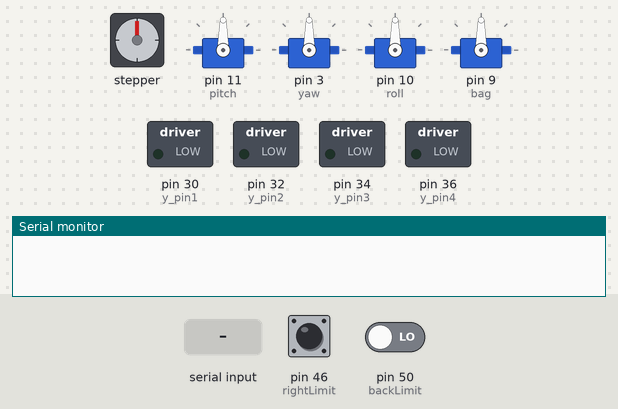
Simulated run of this sketch. Board: Arduino Mega 2560, built with avr-gcc and run on an emulated ATmega2560. On the bench: stepper motor, 4 × servo, switched loads named in the sketch (green lamp = pin HIGH), the last lines printed to the serial monitor. Wiring (inferred from the names in the program): stepper motor (2048 steps per turn assumed): coils pin 22, pin 24, pin 26, pin 28. Inputs (shaded band) come from the test bench; at power-on: pin 46 (rightLimit) LOW, pin 50 (backLimit) LOW. Pins used as bus, display or sensor lines are not drawn.

Above: at 1.2 s.
1.3 s: "i" received over the second serial link
At 1.7 s:
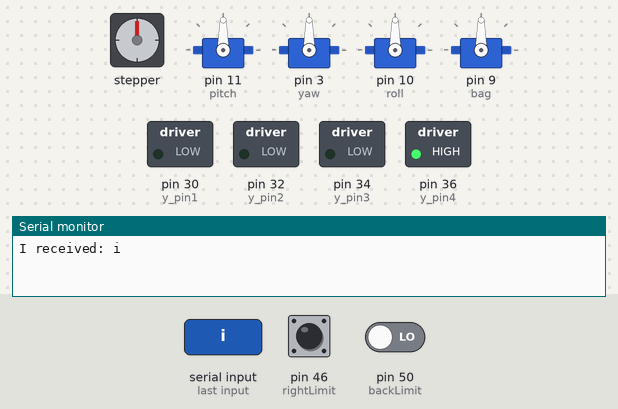
2.8 s: "k" received over the second serial link
At 4.0 s:
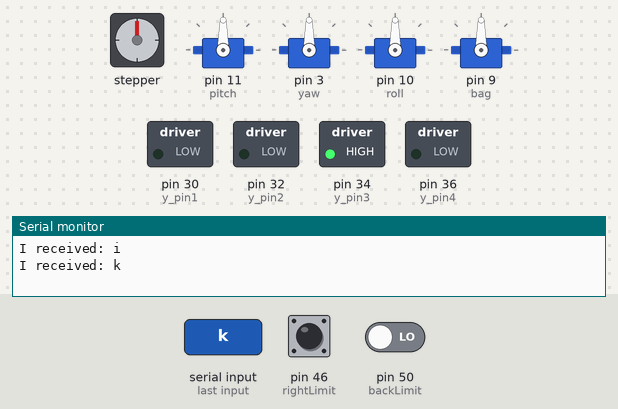
4.3 s: "t" received over the second serial link
At 4.6 s:
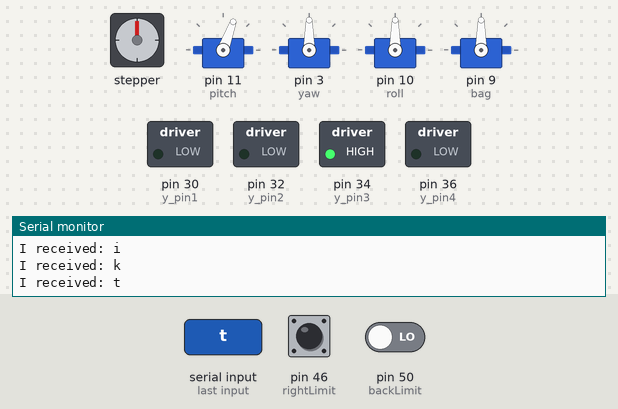
5.8 s: "y" received over the second serial link
At 7.0 s:
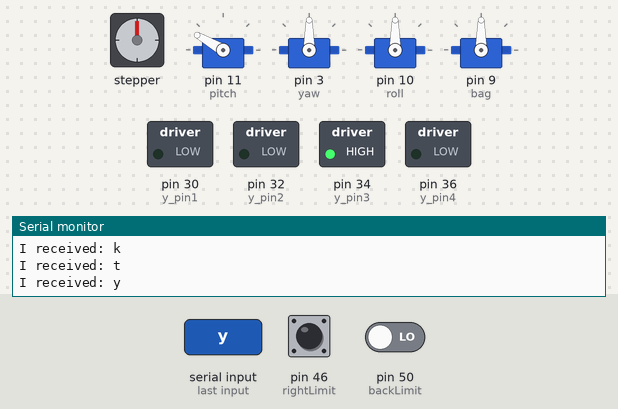
7.3 s: "p" received over the second serial link
At 13.2 s:
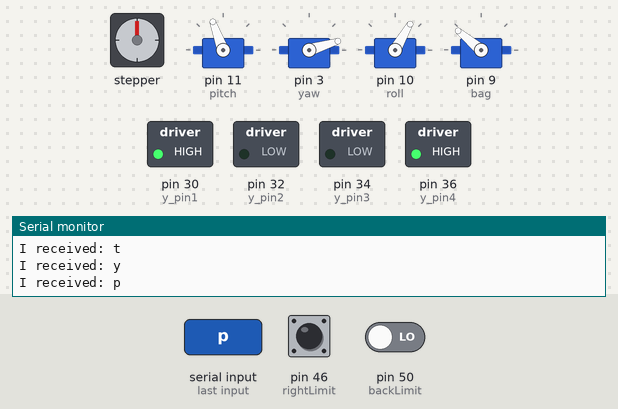
13.3 s: "z" received over the second serial link
At 14.9 s:
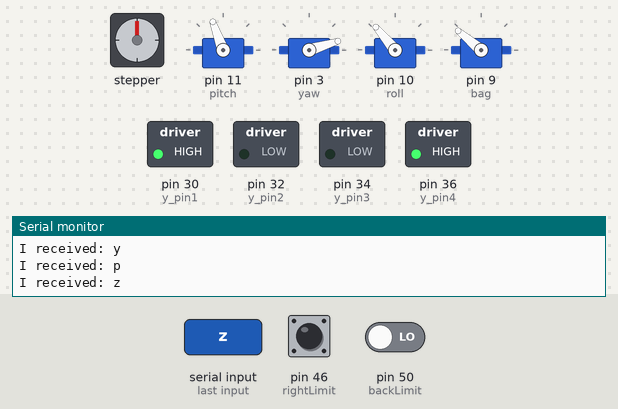
Timing chart, 0 to 16.0 s (numbered marks = the images above; inputs shaded):
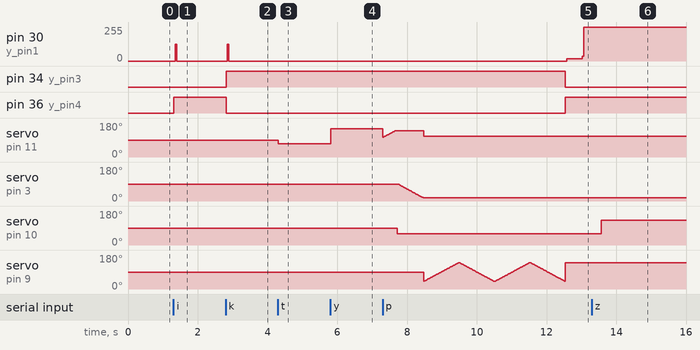

Measured:
- after the input at 1.3 s, pin 30 (y_pin1): 0/255 → 125/255 after 0.05 s, → 0/255 0.04 s later; pin 36 (y_pin4): LOW → HIGH at once
- after the input at 2.8 s, pin 30 (y_pin1): 0/255 → 125/255 after 0.05 s, → 0/255 0.04 s later; pin 34 (y_pin3): LOW → HIGH at once; pin 36 (y_pin4): HIGH → LOW at once
- after the input at 4.3 s, servo on pin 11 (pitch): 90° → 70° at once
- after the input at 5.8 s, servo on pin 11 (pitch): 70° → 150° at once
- after the input at 7.3 s, pin 30 (y_pin1): 0/255 → 16/255 after 5.3 s, → 255/255 0.44 s later; pin 34 (y_pin3): HIGH → LOW after 5.2 s; pin 36 (y_pin4): LOW → HIGH after 5.2 s; servo on pin 11 (pitch): ramps from 105° to 140° and jumps back, once every 1.2 s; servo on pin 3 (yaw): moves from 90° to 17° over 0.69 s, starting after 0.47 s
- after the input at 13.3 s, servo on pin 10 (roll): 60° → 130° after 0.27 s

The sketch:

robotCode.ino
```cpp
#include <Stepper.h>
#include <Servo.h>


Servo pitch;  // create a servo object
Servo roll;  // create a servo object
Servo yaw;  // create a servo object
Servo bag;  // create a servo object

int pos = 90;
int poss;
// ************ Document what has been added in sections
//********** 1) originPosition ::: this zero and finds xMin and yMin for the area
//**** 2) maxPosition:: find xMax and yMax in step size
// **** bool xyMove::: moves the steppers to given xy step position and direction
const int x_pin1 = 22; // +PLS Pin1
const int x_pin2 = 24; // -PLS Pin2
const int x_pin3 = 26; // +DIR Pin3
const int x_pin4 = 28; // -DIR Pin4

const int y_pin1 = 30;
const int y_pin2 = 32;
const int y_pin3 = 34;
const int y_pin4 = 36;

const int frontLimit = 44;
const int leftLimit = 48;
const int backLimit = 50;
const int rightLimit = 46;

int frontState = 0;// variable for reading the pushbutton status
int leftState = 0;
int backState = 0;
int rightState = 0;

const int waitPin = 52;
int waitState;

int stepSpeed = 500; // current step speed in microseconds
int stepSize = 40;
int stepCount = 0;

// strings will be recorded inside this variable when we receive from bluetooth
char joyNow ;
//String upComingDataString = "000,000";

void setup() {

  pitch.attach(11);
  yaw.attach(3);
  roll.attach(10);
  bag.attach(9);

  pinMode(x_pin1, OUTPUT);
  pinMode(x_pin2, OUTPUT);
  pinMode(x_pin3, OUTPUT);
  pinMode(x_pin4, OUTPUT);
  pinMode(y_pin1, OUTPUT);
  pinMode(y_pin2, OUTPUT);
  pinMode(y_pin3, OUTPUT);
  pinMode(y_pin4, OUTPUT);

  pinMode(frontLimit, INPUT);
  pinMode(leftLimit, INPUT);
  pinMode(backLimit, INPUT);
  pinMode(rightLimit, INPUT);

  pinMode(waitPin, INPUT);


  Serial.begin(9600);
  Serial1.begin(9600);

}


void loop() {

  if (Serial1.available() > 0 )
  {

    joyNow = Serial1.read();


    // say what you got:
     Serial.print("I received: ");
     Serial.println(joyNow);
    // delay 10 milliseconds to allow Serial update time
    delay(10);

    if (joyNow == 'i'){
    digitalWrite(y_pin3, LOW);
    digitalWrite(y_pin4, HIGH);
    int test_i = 0;
    joyNow = Serial1.read();

      while(stepCount <= stepSize){
      digitalWrite(y_pin1,HIGH);
      delayMicroseconds(stepSpeed);
      digitalWrite(y_pin1,LOW);
      stepCount ++;
    }
    stepCount = 0;
    }

   else if (joyNow == 'k'){
    digitalWrite(y_pin3, HIGH);
    digitalWrite(y_pin4, LOW);
    joyNow = Serial1.read();

      while(stepCount <= stepSize){
      digitalWrite(y_pin1,HIGH);
      delayMicroseconds(stepSpeed);
      digitalWrite(y_pin1,LOW);
      stepCount ++;
    }
    stepCount = 0;
      }

  else if (joyNow == 'j'){
    digitalWrite(x_pin3, HIGH);
    digitalWrite(x_pin4, LOW);
    joyNow = Serial1.read();

      while(stepCount <= stepSize){
      digitalWrite(x_pin1,HIGH);
      delayMicroseconds(stepSpeed);
      digitalWrite(x_pin1,LOW);
      stepCount ++;
    }
    stepCount = 0;
      }

  else if (joyNow == 'l'){
    digitalWrite(x_pin3, LOW);
    digitalWrite(x_pin4, HIGH);
    joyNow = Serial1.read();

      while(stepCount <= stepSize){
      digitalWrite(x_pin1,HIGH);
      delayMicroseconds(stepSpeed);
      digitalWrite(x_pin1,LOW);
      stepCount ++;
    }
    stepCount = 0;
      }

   else if (joyNow == 't'){
    pitch.write(70);
   }


   else if (joyNow == 'y'){
    for (pos = 98; pos <= 150; pos += 1) { // goes from 0 degrees to 180 degrees
    // in steps of 1 degree
    pitch.write(pos);
    //delay(1);
   }
   }
   else if (joyNow == 'p'){

     for (poss = 105; poss <= 140; poss += 1) { // goes from 180 degrees to 0 degrees
    pitch.write(poss);              // tell servo to go to position in variable 'pos'
    delay(10);                       // waits 15ms for the servo to reach the position
  }
    //pitch.write(140);
    delay(50);
    roll.write(60);
    delay(50);
    for (poss = 85; poss >= 17; poss -= 1) { // goes from 180 degrees to 0 degrees
    yaw.write(poss);              // tell servo to go to position in variable 'pos'
    delay(10);                       // waits 15ms for the servo to reach the position
  }

    dropFish();
   }

   else if (joyNow == 'x'){
    roll.write(65);
   }
   else if (joyNow == 'z'){
    roll.write(130);
   }

   else if (joyNow == 'r'){
     for (pos = 90; pos <= 150; pos += 1) { // goes from 0 degrees to 180 degrees
    // in steps of 1 degree
    yaw.write(pos);              // tell servo to go to position in variable 'pos'
                         // waits 15ms for the servo to reach the position
  }
   }
   else if (joyNow == 'e'){
   for (pos = 90; pos >= 0; pos -= 1) { // goes from 0 degrees to 180 degrees
    // in steps of 1 degree
    yaw.write(pos);              // tell servo to go to position in variable 'pos'
                           // waits 15ms for the servo to reach the position
  }
   }
   else{

    pitch.write(98);

    yaw.write(85);
    roll.write(90);
   }
   }
}
```

dropFish.ino
```cpp
void dropFish(){
  int i = 0;
  int xx = 0;
  int pos = 0;
  int check = 1;
  int drop_stepSpeed = 100;
  int test1 = 0; int test2 = 0; int test3 = 0;
  int xMid = 9205; int yMid = 4177;
  int xCount = 0; int yCount = 0;
  bool xMax = rightLimit;    bool yMin = backLimit;
  xMax = digitalRead(rightLimit);
  yMin = digitalRead(backLimit);
  int dropWait = 0;

  if (xMax == true && yMin == true){
    digitalWrite(x_pin3, LOW);
    digitalWrite(x_pin4, HIGH);
    digitalWrite(y_pin3, HIGH);
    digitalWrite(y_pin4, LOW);
    check = 1;  }

  if (xMax == true && yMin == false){
    digitalWrite(x_pin3, LOW);
    digitalWrite(x_pin4, HIGH);
    check = 2;  }

  if (xMax == false && yMin == true){
    digitalWrite(y_pin3, HIGH);
    digitalWrite(y_pin4, LOW);
    check = 3;  }

  while (check != 0){

     while (test1 == 0){
      digitalWrite(x_pin1,HIGH);
      digitalWrite(y_pin1,HIGH);
      delayMicroseconds(drop_stepSpeed);
      digitalWrite(x_pin1,LOW);
      digitalWrite(y_pin1,LOW);
      xMax = digitalRead(rightLimit);
      yMin = digitalRead(backLimit);
      if (xMax == false || yMin == false){
        test1 = 1;}}

    while(test2 == 0){
      digitalWrite(x_pin1,HIGH);
      delayMicroseconds(drop_stepSpeed);
      digitalWrite(x_pin1,LOW);
      xMax = digitalRead(rightLimit);
      if (xMax == false){
      test2 = 1; }}

    while (test3 == 0){
      digitalWrite(y_pin1,HIGH);
      delayMicroseconds(drop_stepSpeed);
      digitalWrite(y_pin1,LOW);
      yMin = digitalRead(backLimit);
      if (yMin == false){
      test3 = 1; }}
   if(xMax == false && yMin == false && dropWait == 0){
    pitch.write(110);

    while(xx<2){
    for (pos = 40; pos <= 140; pos += 1) { // goes from 0 degrees to 180 degrees
    // in steps of 1 degree
    bag.write(pos);              // tell servo to go to position in variable 'pos'
    delay(10);                       // waits 15ms for the servo to reach the position
  }
  for (pos = 140; pos >= 40; pos -= 1) { // goes from 180 degrees to 0 degrees
    bag.write(pos);              // tell servo to go to position in variable 'pos'
    delay(10);                       // waits 15ms for the servo to reach the position
  }
     xx++;
    }
    bag.write(140);
    dropWait = 1;
   }

   if (xMax == false && yMin == false && xCount <= xMid && dropWait !=0 ){
    digitalWrite(x_pin3, HIGH);
    digitalWrite(x_pin4, LOW);
    digitalWrite(y_pin3, LOW);
    digitalWrite(y_pin4, HIGH);

    while (xCount < xMid && yCount < yMid && xCount < yMid){
      digitalWrite(x_pin1,LOW);
      digitalWrite(y_pin1,LOW);
      delayMicroseconds(drop_stepSpeed);
      digitalWrite(x_pin1,HIGH);
      digitalWrite(y_pin1,HIGH);
      xCount ++; yCount++ ; }

    while(xCount >= yMid && xCount < xMid){
      digitalWrite(x_pin1,LOW);
      delayMicroseconds(drop_stepSpeed);
      digitalWrite(x_pin1,HIGH);
      xCount++;
      }
  if (xCount > xMid){
    check = 0;
  }

// add bag code and such here
    check = 0;
    return;
    }
  }

} // end function dropFish()
```
